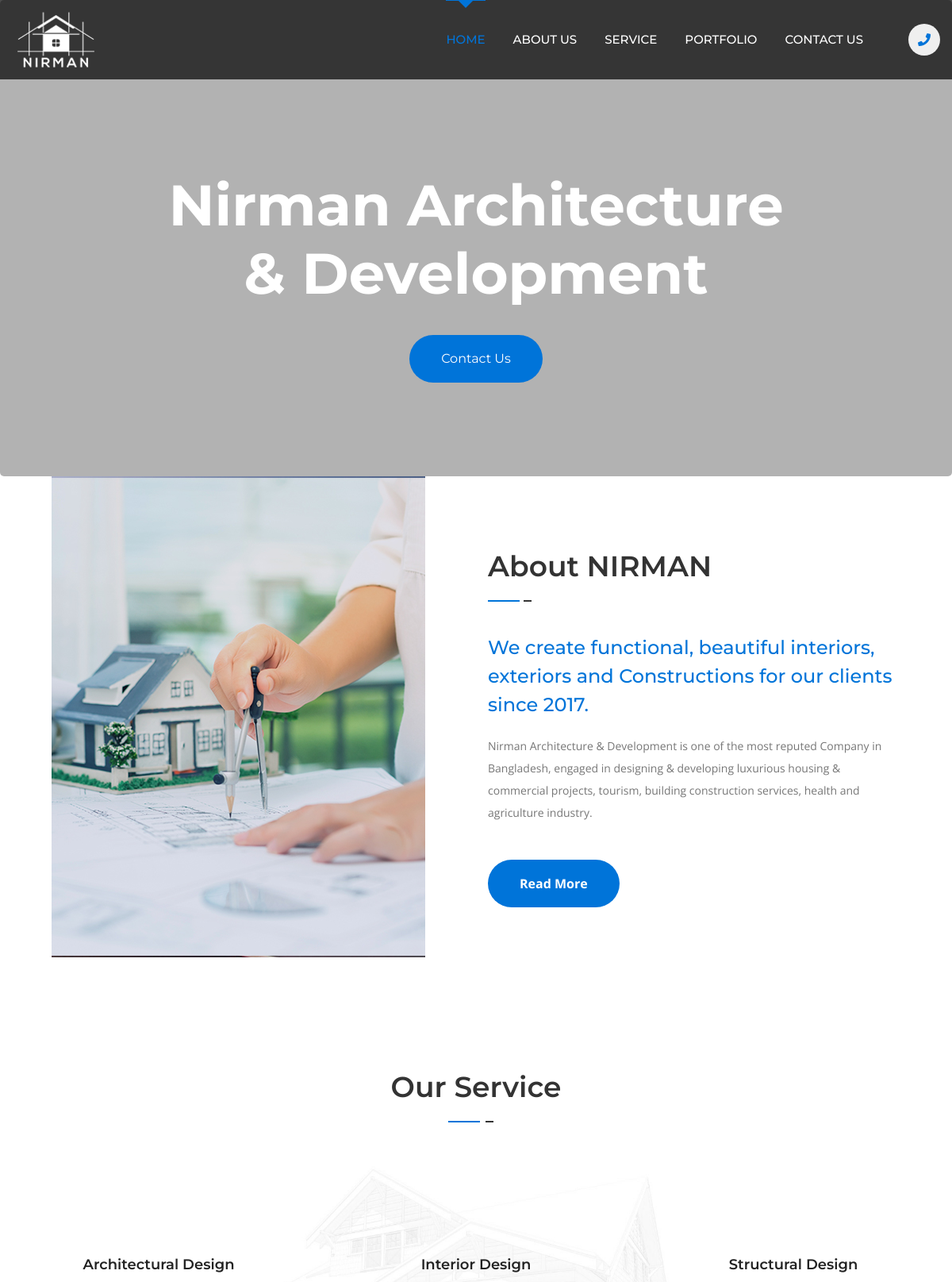
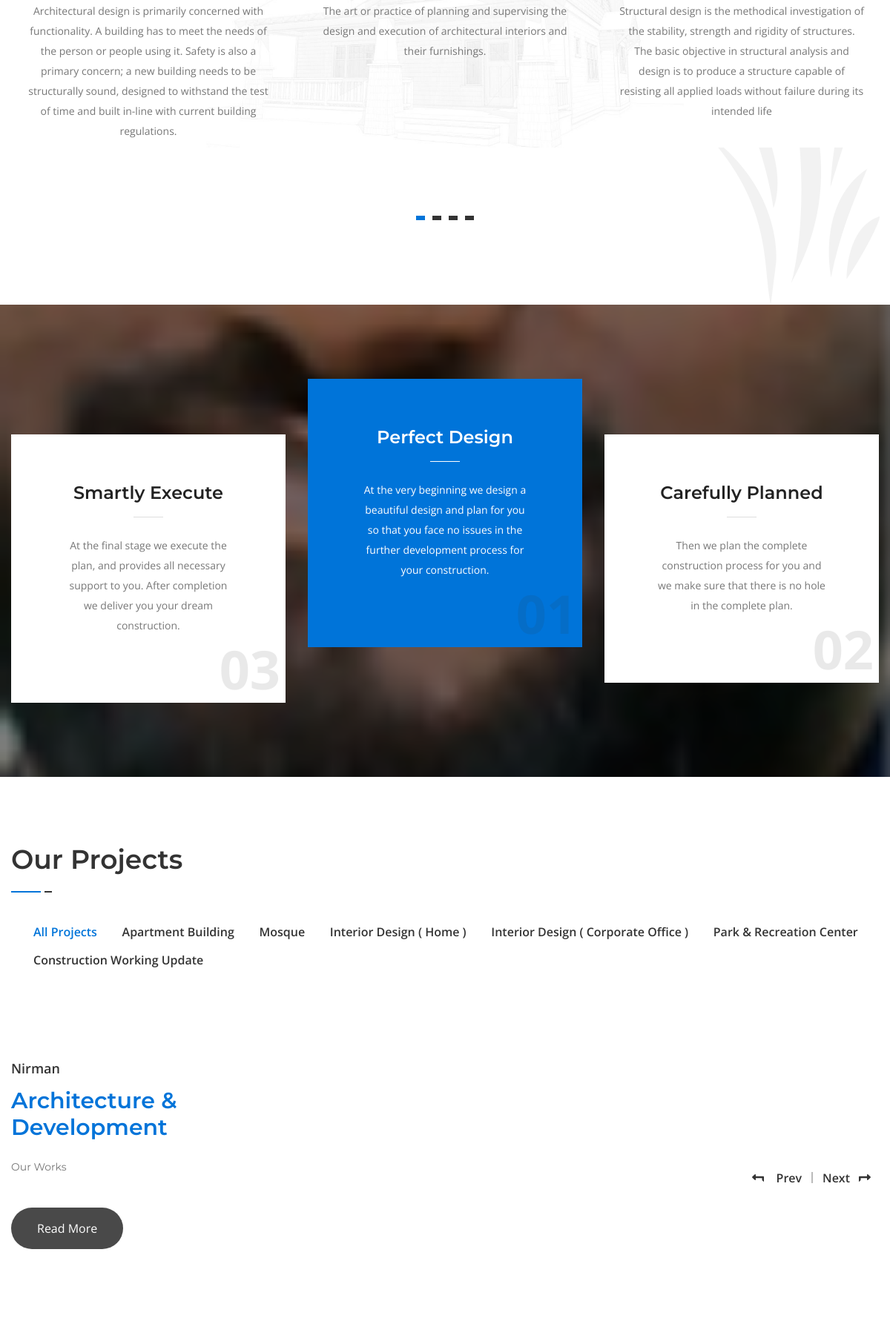
The page / (upper part) on the database its author committed (2 pictures, top to bottom).
### tables this page shows
CREATE TABLE `category` (
  `id` int NOT NULL,
  `c_name` varchar(100) NOT NULL,
  `inserted_at` timestamp NOT NULL DEFAULT CURRENT_TIMESTAMP ON UPDATE CURRENT_TIMESTAMP
);

### index.php (the view, shortened to what this page needs)
<!DOCTYPE html>
<html lang="en">
<head>
    <?php
    include("includes/head.php");
    $page = "home";
    ?>
</head>
<body>
<div class="page-wrapper">
    <?php
    include("includes/navbar.php");
    ?>
    <section class="banner-section">
        <div class="carousel-column">
            <div class="carousel-outer">
                <video loop muted autoplay>
                    <source src="video/city_new.mp4" type="video/mp4">
                </video>
                <h1>
                    Nirman Architecture & Development
                    <br/>
                    <a href="contact.php" class="theme-btn btn-style-one">
                        Contact Us
                    </a>
                </h1>
            </div>
        </div>
    </section>
    <section class="about-section">
        <div class="auto-container">
            <div class="row">
                <div class="image-column col-lg-6 col-md-12 col-sm-12">
                    <div class="inner-column">
                        <div class="image-box">
                            <figure class="image wow fadeInLeft" data-wow-delay='600ms'><img src="images/resource/1.jpg"
                                                                                             alt=""></figure>
                        </div>
                    </div>
                </div>
                <div class="content-column col-lg-6 col-md-12 col-sm-12">
                    <div class="inner-column wow fadeInLeft">
                        <div class="content-box">
                            <div class="sec-title">
                                <h2 data-animation-child class="title-fill" data-animation="title-fill-anim"
                                    data-text="About Company">About NIRMAN</h2>
                            </div>
                            <h5>We create functional, beautiful interiors, exteriors and Constructions for our clients
                                since
                                2017.</h5>
                            <div class="text"> Nirman Architecture & Development is one of the most reputed Company in
                                Bangladesh,
                                engaged in designing & developing luxurious housing & commercial projects, tourism,
                                building construction services, health and agriculture industry.
                            </div>
                            <div class="link-box">
                                <a href="about_us.php" class="theme-btn btn-style-one">Read More</a>
                            </div>
                        </div>
                    </div>
                </div>
            </div>
        </div>
    </section>
    <section class="services-section" style="background-image: url(images/background/1.jpg);">
        <div class="auto-container">
            <div class="sec-title text-center">
                <h2>Our Service</h2>
            </div>
            <div class="services-box row clearfix">
                <div class="services-carousel owl-carousel owl-theme">
                    <div class="service-block">
                        <div class="inner-box">
                            <div class="icon-box">
                                <i class="flaticon-house"></i>
                            </div>
                            <div class="lower-content">
                                <h3><a href="#">Architectural Design</a></h3>
                                <div class="text">Architectural design is primarily concerned with functionality. A
                                    building has to meet the needs of the person or people using it. Safety is also a
                                    primary concern; a new building needs to be structurally sound, designed to
                                    withstand the test of time and built in-line with current building regulations.
                                </div>
                            </div>
                        </div>
                    </div>
                    <div class="service-block">
                        <div class="inner-box">
                            <div class="icon-box">
                                <i class="flaticon-town-2"></i>
                            </div>
                            <div class="lower-content">
                                <h3><a href="#">Interior Design</a></h3>
                                <div class="text">The art or practice of planning and supervising the design and
                                    execution of architectural interiors and their furnishings.
                                </div>
                            </div>
                        </div>
                    </div>
                    <div class="service-block">
                        <div class="inner-box">
                            <div class="icon-box">
                                <i class="flaticon-urban"></i>
                            </div>
                            <div class="lower-content">
                                <h3><a href="#">Structural Design</a></h3>
                                <div class="text">Structural design is the methodical investigation of the stability,
                                    strength and rigidity of structures. The basic objective in structural analysis and
                                    design is to produce a structure capable of resisting all applied loads without
                                    failure during its intended life
                                </div>
                            </div>
                        </div>
                    </div>
                </div>
            </div>
        </div>
    </section>
    <section class="services-section style-two" style="background-image: url(images/background/9.jpg);">
        <div class="auto-container">
            <div class="services-box row clearfix">
                <div class="services-carousel-two owl-carousel owl-theme">
                    <div class="service-block">
                        <div class="inner-box">
                            <div class="lower-content">
                                <h3><a href="#">Perfect Design</a></h3>
                                <div class="text">At the very beginning we design a beautiful design and plan for you so
                                    that you face no issues in the further development process for your construction.
                                </div>
                            </div>
                            <div class="number-slide">01</div>
                        </div>
                    </div>
                    <div class="service-block">
                        <div class="inner-box">
                            <div class="lower-content">
                                <h3><a href="#">Carefully Planned</a></h3>
                                <div class="text">Then we plan the complete construction process for you and we make
                                    sure that there is no hole in the complete plan.
                                </div>
                            </div>
                            <div class="number-slide">02</div>
                        </div>
                    </div>
                    <div class="service-block">
                        <div class="inner-box">
                            <div class="lower-content">
                                <h3><a href="#">Smartly Execute</a></h3>
                                <div class="text">At the final stage we execute the plan, and provides all necessary
                                    support to you. After completion we deliver you your dream construction.
                                </div>
                            </div>
                            <div class="number-slide">03</div>
                        </div>
                    </div>
                </div>
            </div>
        </div>
    </section>
    <section class="project-section">
        <div class="auto-container">
            <div class="row">
                <div class="col-12">
                    <div class="sec-title text-left">
                        <div class="clearfix">
                            <div class="pull-left">
                                <h2>Our Projects</h2>
                            </div>
                            <div class="tab-btns-box pull-right">
                                <div class="tabs-header">
                                    <ul class="product-tab-btns clearfix">
                                        <li class="p-tab-btn active-btn" data-tab="#p-tab">All Projects</li>
                                        <?php
                                        $catagory = $con->query("SELECT `id`, `c_name` FROM `category`");
                                        while ($row = mysqli_fetch_assoc($catagory)) {
                                            ?>
                                            <li class="p-tab-btn"
                                                data-tab="#p-tab-<?php echo $row["id"]; ?>"><?php echo $row["c_name"]; ?></li>
                                            <?php
                                        }
                                        ?>
                                    </ul>
                                </div>
                            </div>
                        </div>
                    </div>
                </div>
                <div class="col-md-3 col-sm-12">
                    <div class="text-column">
                        <div class="inner-box">
                            <div class="text">Nirman</div>
                            <h3>Architecture & Development</h3>
                            <h6>Our Works</h6>
                            <div class="link-box"><a href="#" class="theme-btn btn-style-three">Read More</a></div>
                        </div>
                    </div>
                </div>
                <div class="col-md-9 col-sm-12">
                    <div class="project-tab">
                        <div class="p-tabs-content">
                            <div class="p-tab active-tab" id="p-tab">
                                <div class="projects-carousel owl-theme owl-carousel">
                                </div>
                            </div>
                        </div>
                    </div>
                </div>
            </div>
        </div>
    </section>
</div>
</body>
</html>

### includes/head.php (shortened to what this page needs)
<link href="css/bootstrap.css" rel="stylesheet">
<link href="css/style.css" rel="stylesheet">
<link href="css/responsive.css" rel="stylesheet">
<link id="theme-color-file" href="css/color-themes/default-theme.css" rel="stylesheet">

### includes/navbar.php (shortened to what this page needs)
<header class="main-header header-style-one">
    <div class="auto-container">
        <div class="main-box clearfix">
            <div class="logo-box">
                <div class="logo"><a href="index.php"><img src="images/logo.png" alt="" title=""></a></div>
            </div>
            <div class="nav-outer clearfix">
                <nav class="main-menu navbar-expand-md ">
                    <div class="collapse navbar-collapse clearfix" id="navbarSupportedContent">
                        <ul class="navigation clearfix">
                            <li <?php if ($page == "home"){?>class="current"<?php }?>><a href="index.php">Home</a>
                            </li>
                            <li <?php if($page == "about"){?>class="current"<?php } ?>><a href="about_us.php">About Us</a>
                            </li>
                            <li <?php if($page == "service"){?>class="current"<?php } ?>><a href="services.php">Service</a>
                            </li>
                            <li <?php if($page == "portfolio"){?>class="current"<?php } ?>><a href="portfolio.php">Portfolio</a></li>
                            <li <?php if ($page == "contact"){?>class="current"<?php }?>><a href="contact.php">Contact Us</a></li>
                        </ul>
                    </div>
                </nav>
                <div class="outer-box clearfix">
                    <button class="nav-toggler"><span class="fa fa-phone"></span></button>
                </div>
            </div>
        </div>
    </div>
</header>

### css/responsive.css (style rules this page uses)
@media only screen and (max-width: 1600px) { .main-header::after { width: 10%; } }
@media only screen and (max-width: 1440px) { .main-header::after { width: 8%; } }
@media only screen and (max-width: 1439px) { .main-header::after { width: 5%; } }
@media only screen and (max-width: 1439px) { .main-header .logo-box .logo { padding: 15px 22px; } }
@media only screen and (max-width: 1349px) { .main-header::after, .clients-section::after, .main-footer::after { display: none; } }
@media only screen and (max-width: 1349px) { .main-header .logo-box .logo { padding: 15px 0px; } }

### rows shown on the page
category: c_name "Apartment Building"
category: c_name "Mosque"
category: c_name "Interior Design ( Home )"
category: c_name "Interior Design ( Corporate Office )"
category: c_name "Park & Recreation Center"
category: c_name "Construction Working Update"
